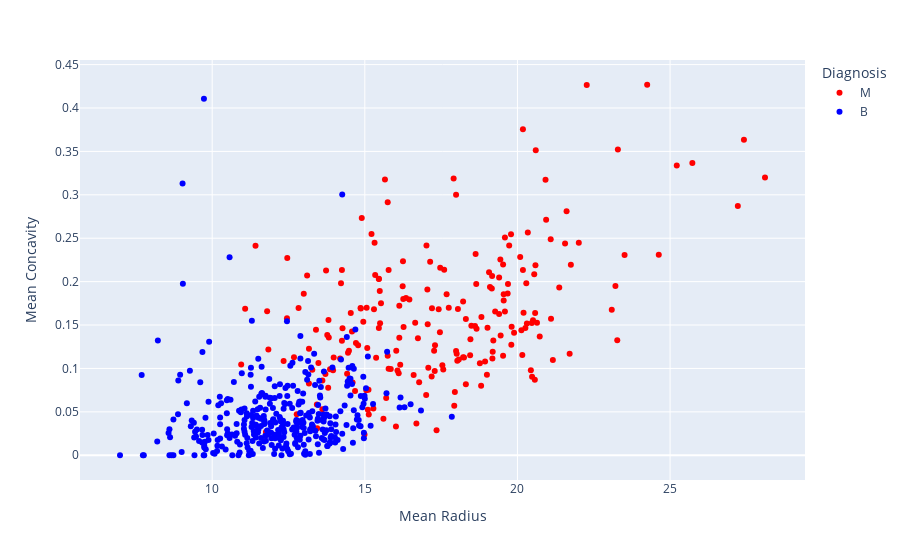

Notebook cell for this chart:
### Code cell
# Mean Radius 값과 Mean Concavity 에 따라 M/B 값이 어덯게 바뀌는지 확인
color_mapping = {'M': 'red', 'B':'blue'}
fig1 = px.scatter(df2, x='Mean Radius', y='Mean Concavity',
           color='Diagnosis', color_discrete_map=color_mapping)
fig1 # # Source Data

### Figure 1 — Plotly figure (JSON) as saved in the notebook; plotly's stock layout.template omitted (floating-point values rounded to 4 significant figures; data arrays with more than 128 entries replaced by an {"elided": "..."} marker saying what was removed)
{"data": [{"hovertemplate": "Diagnosis=M<br>Mean Radius=%{x}<br>Mean Concavity=%{y}<extra></extra>", "legendgroup": "M", "marker": {"color": "red", "symbol": "circle"}, "mode": "markers", "name": "M", "orientation": "v", "showlegend": true, "type": "scatter", "x": {"elided": "212 float values"}, "xaxis": "x", "y": {"elided": "212 float values"}, "yaxis": "y"}, {"hovertemplate": "Diagnosis=B<br>Mean Radius=%{x}<br>Mean Concavity=%{y}<extra></extra>", "legendgroup": "B", "marker": {"color": "blue", "symbol": "circle"}, "mode": "markers", "name": "B", "orientation": "v", "showlegend": true, "type": "scatter", "x": {"elided": "357 float values"}, "xaxis": "x", "y": {"elided": "357 float values"}, "yaxis": "y"}], "layout": {"legend": {"title": {"text": "Diagnosis"}, "tracegroupgap": 0}, "margin": {"t": 60}, "xaxis": {"anchor": "y", "domain": [0, 1], "title": {"text": "Mean Radius"}}, "yaxis": {"anchor": "x", "domain": [0, 1], "title": {"text": "Mean Concavity"}}}}
